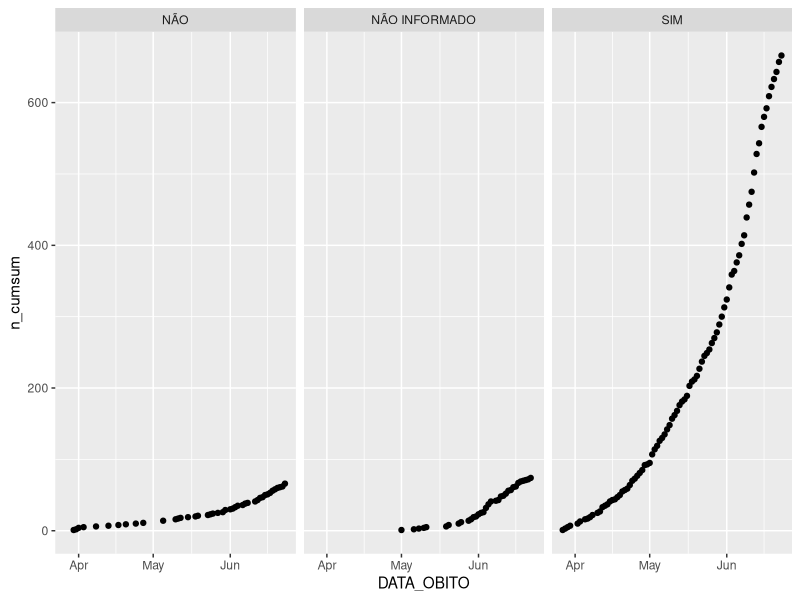

Generate this figure with R:
## ---- chunk 1
library(tidyverse); library(readxl)
## ---- chunk 2
df <- read_excel("data-raw/OBITOS_CONF_COVID-19_MG_25.06.2020.xls", range = "A3:F809")

names(df) <- c("PACIENTE", "SEXO", "IDADE", "MUNICIPIO_RESIDENCIA", "DATA_OBITO", "COMORBIDADE")

df %>% 
    mutate(COMORBIDADE = case_when(
    COMORBIDADE == "NAO" ~ "NÃO",
    COMORBIDADE == "Não informado" ~ "NÃO INFORMADO",
    TRUE ~ COMORBIDADE
  )) %>% 
  count(DATA_OBITO, COMORBIDADE) %>% 
  group_by(COMORBIDADE) %>% 
  mutate(n_cumsum = cumsum(n)) %>% 
  ggplot(aes(x = DATA_OBITO, y = n_cumsum)) +
  geom_point() +
  facet_wrap(~ COMORBIDADE)
